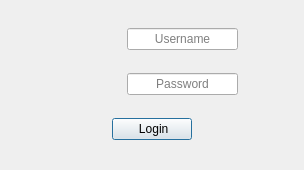
<?xml version="1.0" encoding="UTF-8"?>
<ui version="4.0">
    <class>LoginDialog</class>
    <widget class="QDialog" name="LoginDialog">
        <property name="geometry">
            <rect>
                <x>0</x>
                <y>0</y>
                <width>304</width>
                <height>170</height>
            </rect>
        </property>
        <property name="sizePolicy">
            <sizepolicy hsizetype="Fixed" vsizetype="Fixed">
                <horstretch>0</horstretch>
                <verstretch>0</verstretch>
            </sizepolicy>
        </property>
        <property name="windowTitle">
            <string>POSBox Login</string>
        </property>
        <property name="styleSheet">
            <string notr="true">QDialog {
                background-image: url(:/Backgrounds/images/Login_Resources/login_bg.png);
                background-position: center;
                background-repeat: no-repeat;
                background-size: 100% 100%;
                }</string>
        </property>
        <layout class="QGridLayout" name="gridLayout">
            <item row="3" column="0">
                <layout class="QHBoxLayout" name="Password" stretch="1,1,2,1">
                    <item>
                        <spacer name="horizontalSpacer_6">
                            <property name="orientation">
                                <enum>Qt::Orientation::Horizontal</enum>
                            </property>
                            <property name="sizeHint" stdset="0">
                                <size>
                                    <width>40</width>
                                    <height>10</height>
                                </size>
                            </property>
                        </spacer>
                    </item>
                    <item>
                        <widget class="QLabel" name="label">
                            <property name="text">
                                <string/>
                            </property>
                            <property name="pixmap">
                                <pixmap resource="../../../Resources/Resources.qrc">:/Login_icons/images/Login_Resources/pass.png</pixmap>
                            </property>
                            <property name="alignment">
                                <set>Qt::AlignmentFlag::AlignCenter</set>
                            </property>
                        </widget>
                    </item>
                    <item>
                        <widget class="QLineEdit" name="PassEdit">
                            <property name="echoMode">
                                <enum>QLineEdit::EchoMode::Password</enum>
                            </property>
                            <property name="alignment">
                                <set>Qt::AlignmentFlag::AlignCenter</set>
                            </property>
                            <property name="placeholderText">
                                <string>Password</string>
                            </property>
                        </widget>
                    </item>
                    <item>
                        <spacer name="horizontalSpacer_2">
                            <property name="orientation">
                                <enum>Qt::Orientation::Horizontal</enum>
                            </property>
                            <property name="sizeHint" stdset="0">
                                <size>
                                    <width>40</width>
                                    <height>10</height>
                                </size>
                            </property>
                        </spacer>
                    </item>
                </layout>
            </item>
            <item row="4" column="0">
                <layout class="QHBoxLayout" name="Button">
                    <item>
                        <spacer name="horizontalSpacer_3">
                            <property name="orientation">
                                <enum>Qt::Orientation::Horizontal</enum>
                            </property>
                            <property name="sizeHint" stdset="0">
                                <size>
                                    <width>40</width>
                                    <height>10</height>
                                </size>
                            </property>
                        </spacer>
                    </item>
                    <item>
                        <widget class="QPushButton" name="LoginButton">
                            <property name="text">
                                <string> Login</string>
                            </property>
                            <property name="icon">
                                <iconset resource="../../../Resources/Resources.qrc">
                                    <normaloff>:/Login_icons/images/Login_Resources/login.png</normaloff>:/Login_icons/images/Login_Resources/login.png</iconset>
                            </property>
                        </widget>
                    </item>
                    <item>
                        <spacer name="horizontalSpacer_4">
                            <property name="orientation">
                                <enum>Qt::Orientation::Horizontal</enum>
                            </property>
                            <property name="sizeHint" stdset="0">
                                <size>
                                    <width>40</width>
                                    <height>10</height>
                                </size>
                            </property>
                        </spacer>
                    </item>
                </layout>
            </item>
            <item row="1" column="0">
                <layout class="QHBoxLayout" name="User" stretch="1,1,2,1">
                    <item>
                        <spacer name="horizontalSpacer_5">
                            <property name="orientation">
                                <enum>Qt::Orientation::Horizontal</enum>
                            </property>
                            <property name="sizeHint" stdset="0">
                                <size>
                                    <width>40</width>
                                    <height>10</height>
                                </size>
                            </property>
                        </spacer>
                    </item>
                    <item>
                        <widget class="QLabel" name="label_2">
                            <property name="text">
                                <string/>
                            </property>
                            <property name="pixmap">
                                <pixmap resource="../../../Resources/Resources.qrc">:/Login_icons/images/Login_Resources/user.png</pixmap>
                            </property>
                            <property name="alignment">
                                <set>Qt::AlignmentFlag::AlignCenter</set>
                            </property>
                        </widget>
                    </item>
                    <item>
                        <widget class="QLineEdit" name="UserEdit">
                            <property name="alignment">
                                <set>Qt::AlignmentFlag::AlignCenter</set>
                            </property>
                            <property name="placeholderText">
                                <string>Username</string>
                            </property>
                        </widget>
                    </item>
                    <item>
                        <spacer name="horizontalSpacer">
                            <property name="orientation">
                                <enum>Qt::Orientation::Horizontal</enum>
                            </property>
                            <property name="sizeHint" stdset="0">
                                <size>
                                    <width>40</width>
                                    <height>10</height>
                                </size>
                            </property>
                        </spacer>
                    </item>
                </layout>
            </item>
        </layout>
    </widget>
    <resources>
        <include location="../../../Resources/Resources.qrc"/>
    </resources>
    <connections/>
</ui>
